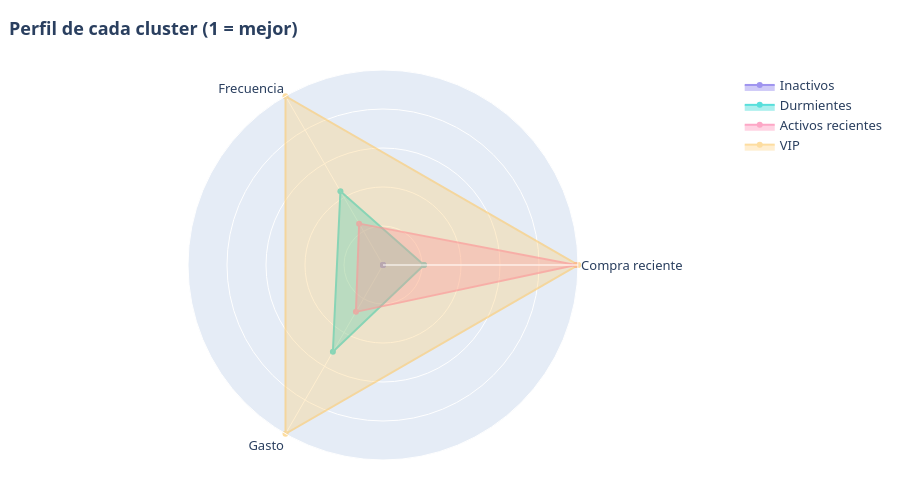

The notebook cell saved with this chart:
### Code cell
# Gráfico de radar: comparación de perfiles
medias_log = np.log1p(perfil[["Recencia", "Frecuencia", "Gasto_Medio"]])
normal = (medias_log - medias_log.min()) / (medias_log.max() - medias_log.min())
normal["Recencia"] = 1 - normal["Recencia"]
ejes = ["Compra reciente", "Frecuencia", "Gasto"]

fig = go.Figure()
for i, fila in perfil.iterrows():
    v = normal.loc[i, ["Recencia", "Frecuencia", "Gasto_Medio"]].tolist()
    fig.add_trace(go.Scatterpolar(r=v + v[:1], theta=ejes + ejes[:1], fill="toself", name=fila["Cluster_Nombre"],
                                  line_color=PALETA[i % len(PALETA)], opacity=0.65))
fig.update_layout(polar=dict(radialaxis=dict(visible=True, range=[0, 1], showticklabels=False)))
estilo(fig, "Perfil de cada cluster (1 = mejor)", 500).show()

### Figure 1 — Plotly figure (JSON) as saved in the notebook; plotly's stock layout.template omitted (floating-point values rounded to 4 significant figures)
{"data": [{"fill": "toself", "line": {"color": "#6C5CE7"}, "name": "Inactivos", "opacity": 0.65, "r": [0.0, 0.0, 0.0, 0.0], "theta": ["Compra reciente", "Frecuencia", "Gasto", "Compra reciente"], "type": "scatterpolar"}, {"fill": "toself", "line": {"color": "#00CEC9"}, "name": "Durmientes", "opacity": 0.65, "r": [0.2101, 0.4368, 0.514, 0.2101], "theta": ["Compra reciente", "Frecuencia", "Gasto", "Compra reciente"], "type": "scatterpolar"}, {"fill": "toself", "line": {"color": "#FD79A8"}, "name": "Activos recientes", "opacity": 0.65, "r": [0.9898, 0.2449, 0.2775, 0.9898], "theta": ["Compra reciente", "Frecuencia", "Gasto", "Compra reciente"], "type": "scatterpolar"}, {"fill": "toself", "line": {"color": "#FDCB6E"}, "name": "VIP", "opacity": 0.65, "r": [1.0, 1.0, 1.0, 1.0], "theta": ["Compra reciente", "Frecuencia", "Gasto", "Compra reciente"], "type": "scatterpolar"}], "layout": {"font": {"family": "Segoe UI, Arial", "size": 13}, "height": 500, "legend": {"title": {"text": ""}}, "margin": {"b": 40, "l": 40, "r": 20, "t": 70}, "polar": {"radialaxis": {"range": [0, 1], "showticklabels": false, "visible": true}}, "title": {"text": "<b>Perfil de cada cluster (1 = mejor)</b>", "x": 0.01}}}
